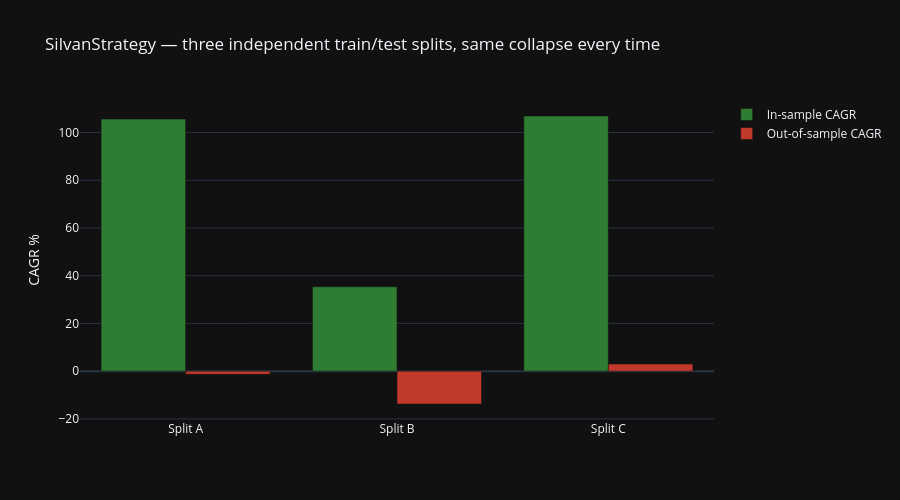

The notebook cell this image was saved under:
### Code cell
labels = ["Split A", "Split B", "Split C"]
is_cagr = [float(summary.loc[f"{l} (train 2018-{y})" + " — in-sample", "CAGR %"].replace("%", "").replace("+", ""))
           for l, y in zip(labels, [2023, 2024, 2022])]
oos_cagr = [float(summary.loc[f"{l} (train 2018-{y})" + " — out-of-sample", "CAGR %"].replace("%", "").replace("+", ""))
            for l, y in zip(labels, [2023, 2024, 2022])]

fig = go.Figure()
fig.add_trace(go.Bar(x=labels, y=is_cagr, name="In-sample CAGR", marker_color="#2e7d32"))
fig.add_trace(go.Bar(x=labels, y=oos_cagr, name="Out-of-sample CAGR", marker_color="#c0392b"))
fig.update_layout(
    title="SilvanStrategy — three independent train/test splits, same collapse every time",
    yaxis_title="CAGR %", barmode="group", template="plotly_dark", height=500,
)
fig.show()

### Figure 1 — Plotly figure (JSON) as saved in the notebook; plotly's stock layout.template omitted (floating-point values rounded to 4 significant figures)
{"data": [{"marker": {"color": "#2e7d32"}, "name": "In-sample CAGR", "type": "bar", "x": ["Split A", "Split B", "Split C"], "y": [105.6, 35.35, 106.9]}, {"marker": {"color": "#c0392b"}, "name": "Out-of-sample CAGR", "type": "bar", "x": ["Split A", "Split B", "Split C"], "y": [-1.32, -13.76, 2.97]}], "layout": {"barmode": "group", "height": 500, "title": {"text": "SilvanStrategy — three independent train/test splits, same collapse every time"}, "yaxis": {"title": {"text": "CAGR %"}}}}
